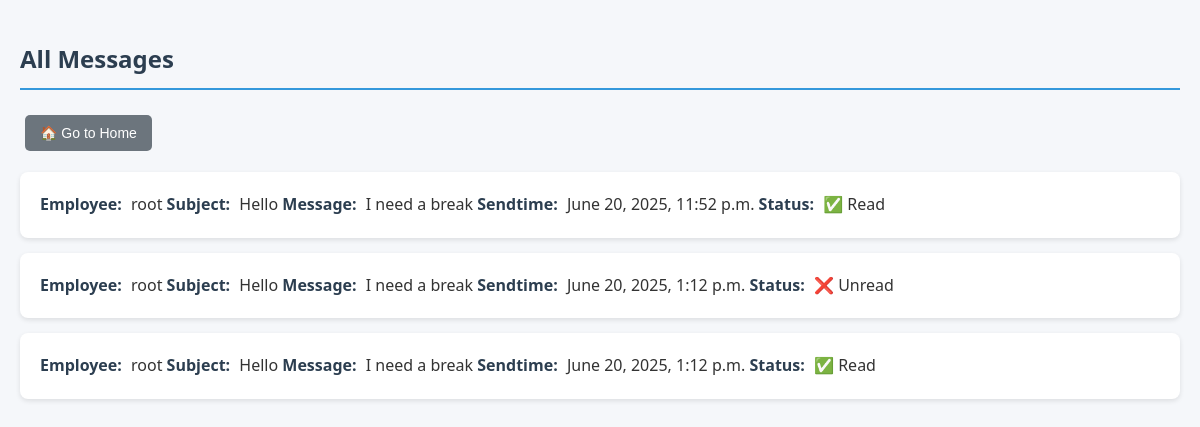
Before: /inbox (signed in) with the older database file.
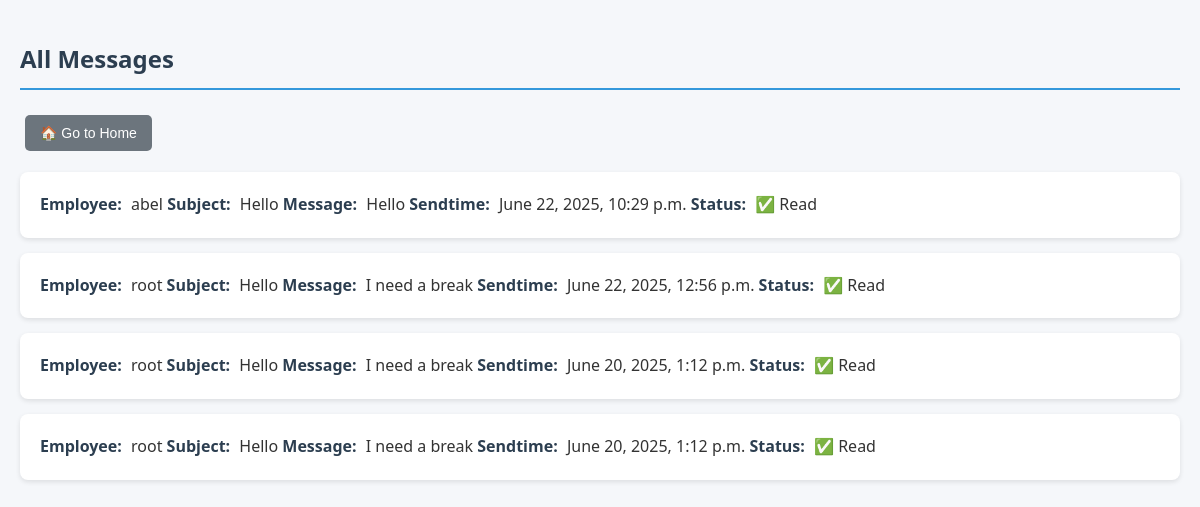
After: the same page with the newer database file.
### home/models.py (models this page shows, shortened)
class Message(models.Model):
    sender = models.ForeignKey(User, on_delete=models.CASCADE, related_name='sent_messages')
    subject = models.CharField(max_length=200)
    body = models.TextField()
    sent_at = models.DateTimeField(default=timezone.now)
    read = models.BooleanField(default=False, null=True)

### home/views.py (the view, shortened to what this page needs)
# urls.py: path('inbox', views.inbox, name='inbox'),
@login_required(login_url='signin')
def inbox(request):
    sended_user = Message.objects.filter(sender=request.user).order_by('-sent_at')
    message = Message.objects.all().order_by('-sent_at')
    context = {
        'sended_user': sended_user,
        'message': message,
    }
    return render(request, 'inbox.html', context)

### templates/inbox.html (shortened to what this page needs)
{% load static %}
<!DOCTYPE html>
<html lang="en">
<head>
    <link rel="stylesheet" href="{% static 'sheduler/inbox.css' %}">
        <h2>All Messages</h2>
        <div>
            <a href="{% url 'index' %}">
                <button>🏠 Go to Home</button>
            </a>
        </div>
        <ul>
            {% for message in message %}
                <li>
                    <strong>Employee:</strong> {{ message.sender }}
                    <strong>Subject:</strong> {{ message.subject }}
                    <strong>Message:</strong> {{ message.body }}
                    <strong>Sendtime:</strong> {{ message.sent_at }}
                    <strong>Status:</strong>
                        {% if message.read %}
                            ✅ Read
                        {% else %}
                            ❌ Unread
                        {% endif %}
                </li>
            {% empty %}
                <li>No messages available.</li>
            {% endfor %}
        </ul>
</head>
<body>

Changed rows visible on the page:
removed Message: sender "root", subject "Hello", body "I need a break", sent_at "June 20, 2025, 11:52 p.m.", read "✅ Read"
added Message: sender "abel", subject "Hello", body "Hello", sent_at "June 22, 2025, 10:29 p.m.", read "✅ Read"
added Message: sender "root", subject "Hello", body "I need a break", sent_at "June 22, 2025, 12:56 p.m.", read "✅ Read"
changed Message (number 3 of 4 on the later page): read "❌ Unread" → "✅ Read"
